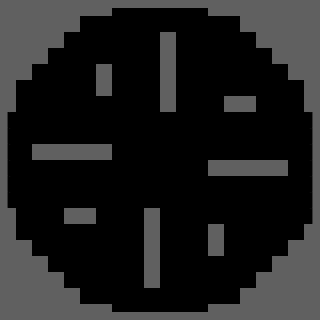

Below is a game level as drawn by its tile map, then a one-line description and the .tmx that defines it (tile-layer data replaced by summaries):
An orthogonal 20x20 tile map with 16x16 px tiles, 1 tile layer (Tile Layer 1).

<map version="1.0" orientation="orthogonal" width="20" height="20" tilewidth="16" tileheight="16">
 <tileset firstgid="1" name="SpriteSheetAlpha" tilewidth="16" tileheight="16" spacing="1" margin="1">
  <image source="tilesheet4.png" trans="ff00ff" width="256" height="256" />
 </tileset> 
 <layer name="Tile Layer 1" width="20" height="20">
  <data>[400 cells, 144 non-empty, 4 distinct tile ids]</data>
 </layer>
</map>
